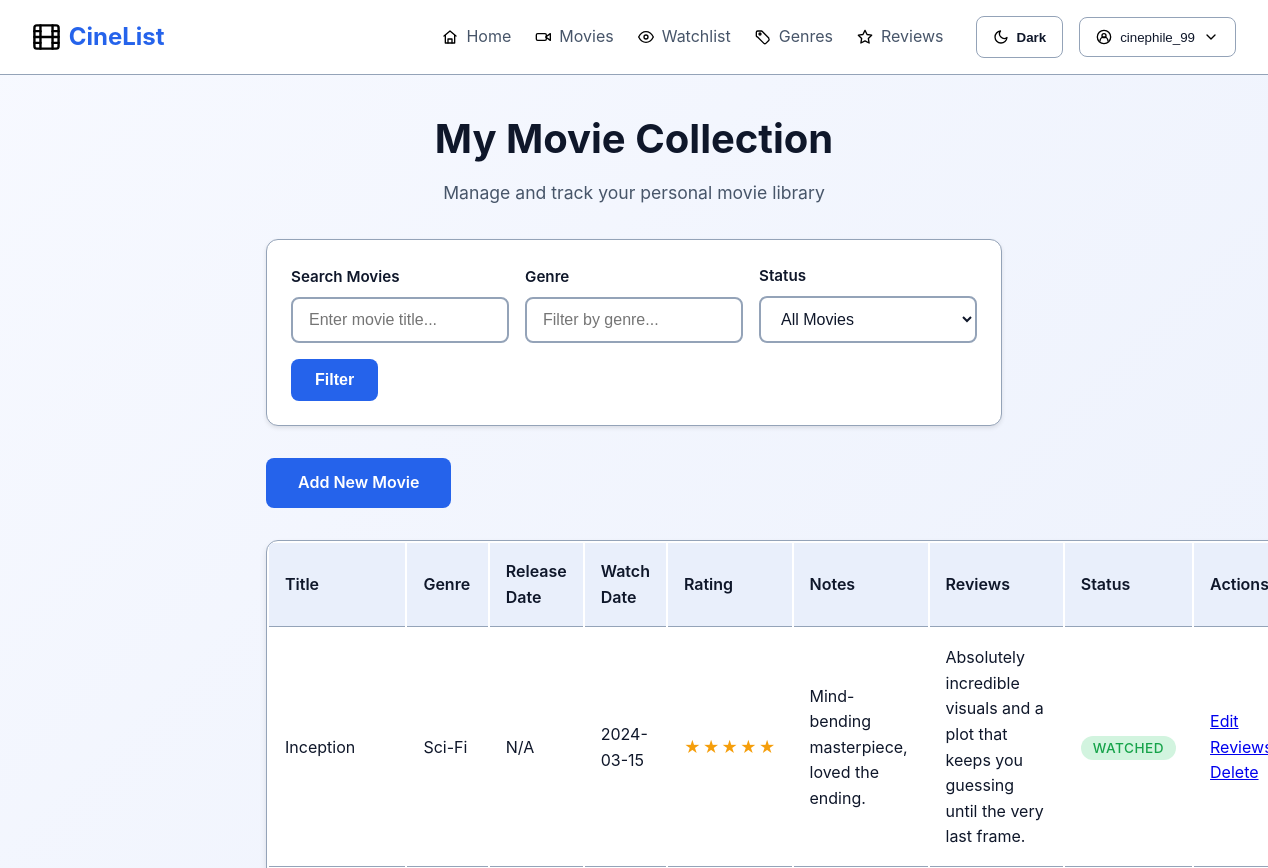
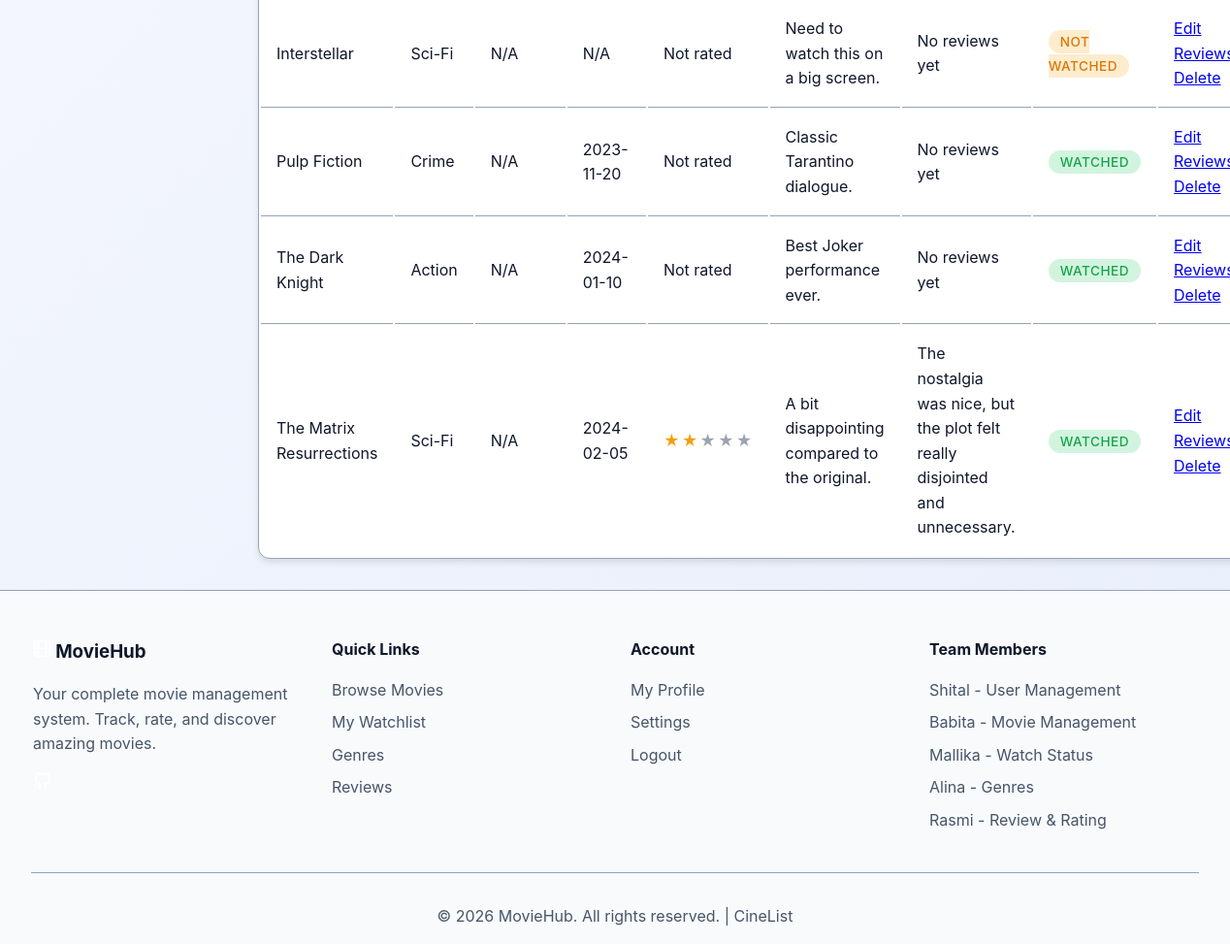
Page /movie_management/view_movies.php?all=1 (signed in) on the committed database (2 pictures, top to bottom).
### tables this page shows
CREATE TABLE Movies (
    movie_id INT PRIMARY KEY AUTO_INCREMENT,
    title VARCHAR(255) NOT NULL,
    genre VARCHAR(100) NOT NULL,
    release_date DATE,
    rating INT CHECK (rating >= 1 AND rating <= 5),
    watched BOOLEAN DEFAULT FALSE,
    watch_date DATE,              
    user_notes TEXT,              
    user_id INT NOT NULL,
    FOREIGN KEY (user_id) REFERENCES Users(user_id) ON DELETE CASCADE
);

CREATE TABLE Review (
    review_id INT PRIMARY KEY AUTO_INCREMENT,
    movie_id INT NOT NULL,        
    user_id INT NOT NULL,         
    rating INT CHECK (rating >= 1 AND rating <= 5),
    review_text VARCHAR(1000),
    is_recommended BOOLEAN,
    created_at TIMESTAMP DEFAULT CURRENT_TIMESTAMP,
    updated_at TIMESTAMP DEFAULT CURRENT_TIMESTAMP ON UPDATE CURRENT_TIMESTAMP,
    FOREIGN KEY (movie_id) REFERENCES Movies(movie_id) ON DELETE CASCADE,
    FOREIGN KEY (user_id) REFERENCES Users(user_id) ON DELETE CASCADE
);

### movie_management/MovieManager.php (called while the page is built, shortened)
<?php
class Movie
{
    public function __construct(
        ?int $movie_id,
        string $title,
        string $genre,
        ?string $release_date,
        int $watched,
        ?string $watch_date,
        ?string $user_notes,
        int $user_id
    ) {
        $this->movie_id = $movie_id;
        $this->title = $title;
        $this->genre = $genre;
        $this->release_date = $release_date;
        $this->watched = $watched;
        $this->watch_date = $watch_date;
        $this->user_notes = $user_notes;
    }
    public static function fromArray(array $data): self
    {
        return new self(
            isset($data['movie_id']) ? (int)$data['movie_id'] : null,
            $data['title'] ?? '',
            $data['genre'] ?? '',
            $data['release_date'] !== '' ? $data['release_date'] : null,
            isset($data['watched']) ? (int)$data['watched'] : 0,
            $data['watch_date'] !== '' ? $data['watch_date'] : null,
            $data['user_notes'] !== '' ? $data['user_notes'] : null,
            (int)($data['user_id'] ?? 0)
        );
    }
}
class MovieRepository
{
    private PDO $pdo;
    public function __construct(PDO $pdo)
    {
        $this->pdo = $pdo;
    }
    public function find(int $userId, bool $showAll = false, string $search = '', string $genre = '', ?int $watched = null): array
    {
        $params = [];
        $sql = "SELECT * FROM Movies";
        $sql .= " ORDER BY title ASC";
        $stmt = $this->pdo->prepare($sql);
        $stmt->execute($params);
        $moviesData = $stmt->fetchAll(PDO::FETCH_ASSOC);
        return array_map(fn($movieData) => Movie::fromArray($movieData), $moviesData);
    }
    public function getReviewsByMovieIds(array $movieIds): array
    {
        $placeholders = implode(',', array_fill(0, count($movieIds), '?'));
        $reviewSql = "SELECT * FROM Review WHERE movie_id IN ($placeholders) ORDER BY created_at DESC";
        $stmtReviews = $this->pdo->prepare($reviewSql);
        $stmtReviews->execute($movieIds);
        $allReviews = $stmtReviews->fetchAll(PDO::FETCH_ASSOC);
        $reviewsByMovie = [];
        foreach ($allReviews as $review) {
            $reviewsByMovie[$review['movie_id']][] = $review;
        }
        return $reviewsByMovie;
    }
}

### movie_management/view_movies.php (the view, shortened to what this page needs)
<?php
include('../includes/db.php');
require_once __DIR__ . '/MovieManager.php';
$basePath = '../';
$user_id = (int)$_SESSION['user_id'];
$showAll = isset($_GET['all']) && $_GET['all'] === '1';
$search = isset($_GET['search']) ? trim($_GET['search']) : '';
$genre = isset($_GET['genre']) ? trim($_GET['genre']) : '';
$watched = isset($_GET['watched']) && $_GET['watched'] !== '' ? (int)$_GET['watched'] : null;
$movieRepository = new MovieRepository($pdo);
$result = $movieRepository->find($user_id, $showAll, $search, $genre, $watched);
$movieIds = array_filter(array_map(fn($movie) => $movie->movie_id, $result), fn($id) => $id !== null);
$reviewsByMovie = $movieRepository->getReviewsByMovieIds($movieIds);
$avgRatingByMovie = [];
foreach ($reviewsByMovie as $movieId => $movieReviews) {
    $sum = 0;
    foreach ($movieReviews as $review) {
        $sum += intval($review['rating']);
    }
    $avgRatingByMovie[$movieId] = count($movieReviews) ? round($sum / count($movieReviews)) : 0;
}
?>
<!DOCTYPE html>
<html lang="en">
<head>
    <link rel="stylesheet" href="<?php echo $basePath; ?>assets/style.css">
    <link rel="stylesheet" href="<?php echo $basePath; ?>assets/manage.css">
</head>
<body>
<?php require_once $basePath . 'includes/header.php'; ?>
<div class="manage-container">
    <div class="manage-header">
        <h2>My Movie Collection</h2>
        <p>Manage and track your personal movie library</p>
    </div>
    <div class="filter-section">
        <form class="filter-form" method="GET">
            <div class="form-group">
                <label for="search">Search Movies</label>
                <input type="text" id="search" name="search" value="<?= htmlspecialchars($_GET['search'] ?? '') ?>" placeholder="Enter movie title...">
            </div>
            <div class="form-group">
                <label for="genre">Genre</label>
                <input type="text" id="genre" name="genre" value="<?= htmlspecialchars($_GET['genre'] ?? '') ?>" placeholder="Filter by genre...">
            </div>
            <div class="form-group">
                <label for="watched">Status</label>
                <select id="watched" name="watched">
                    <option value="">All Movies</option>
                </select>
            </div>
            <button type="submit" class="btn-primary">Filter</button>
        </form>
    </div>
    <div class="action-links">
        <a href="add_movies.php" class="btn-primary">Add New Movie</a>
    </div>
    <table class="manage-table">
        <thead>
            <tr>
                <th>Title</th>
                <th>Genre</th>
                <th>Release Date</th>
                <th>Watch Date</th>
                <th>Rating</th>
                <th>Notes</th>
                <th>Reviews</th>
                <th>Status</th>
                <th>Actions</th>
            </tr>
        </thead>
        <tbody>
            <?php foreach($result as $movie): ?>
            <tr>
                <td><?= htmlspecialchars($movie->title) ?></td>
                <td><?= htmlspecialchars($movie->genre) ?></td>
                <td><?= htmlspecialchars($movie->release_date) ?: 'N/A' ?></td>
                <td><?= htmlspecialchars($movie->watch_date) ?: 'N/A' ?></td>
                <td>
                    <?php if (!empty($avgRatingByMovie[$movie->movie_id])): ?>
                        <span class="rating-stars">
                            <?php for ($i = 1; $i <= 5; $i++): ?>
                                <span class="star <?= $i <= $avgRatingByMovie[$movie->movie_id] ? 'filled' : '' ?>">&#9733;</span>
                            <?php endfor; ?>
                        </span>
                    <?php else: ?>
                        Not rated
                    <?php endif; ?>
                </td>
                <td>
                    <?= htmlspecialchars($movie->user_notes ?: 'No notes') ?>
                </td>
                <td>
                    <?php if (!empty($reviewsByMovie[$movie->movie_id])): ?>
                        <div class="movie-review-list">
                            <?php foreach ($reviewsByMovie[$movie->movie_id] as $review): ?>
                                <div class="movie-review-item">
                                    <p><?= htmlspecialchars($review['review_text']) ?></p>
                                </div>
                            <?php endforeach; ?>
                        </div>
                    <?php else: ?>
                        <span class="no-reviews">No reviews yet</span>
                    <?php endif; ?>
                </td>
                <td>
                    <span class="status-badge <?= $movie->watched ? 'watched' : 'not-watched' ?>">
                        <?= $movie->watched ? 'Watched' : 'Not Watched' ?>
                    </span>
                </td>
                <td>
                    <a href="edit_movies.php?id=<?= $movie->movie_id ?>" class="action-link edit">Edit</a>
                    <a href="../review_system/review_page.php?movie_id=<?= $movie->movie_id ?>" class="action-link review">Reviews</a>
                    <a href="delete_movies.php?id=<?= $movie->movie_id ?>" class="action-link delete" onclick="return confirm('Are you sure you want to delete this movie?')">Delete</a>
                </td>
            </tr>
            <?php endforeach; ?>
        </tbody>
    </table>
</div>
<?php require_once $basePath . 'includes/footer.php'; ?>
</html>

### assets/style.css (style rules this page uses)
* { margin: 0; padding: 0; box-sizing: border-box; }
body { font-family: 'Inter', sans-serif; background: linear-gradient(135deg, var(--page-bg-start) 0%, var(--page-bg-end) 100%); color: var(--text-primary); line-height: 1.6; min-height: 100vh; transition: background 0.4s ease, color 0.3s ease; }

### assets/manage.css (style rules this page uses)
.manage-container { max-width: 800px; margin: 2rem auto; padding: 0 2rem; }
.manage-header { text-align: center; margin-bottom: 2rem; }
.manage-header h2 { font-size: 2.5rem; color: var(--text-primary); margin-bottom: 0.5rem; }
.manage-header p { color: var(--text-secondary); font-size: 1.1rem; }
.form-group { margin-bottom: 1.5rem; }
.form-group label { display: block; font-weight: 600; color: var(--text-primary); margin-bottom: 0.5rem; font-size: 0.95rem; }
.form-group input[type="text"], .form-group input[type="date"], .form-group input[type="number"], .form-group select { width: 100%; padding: 0.75rem 1rem; border: 2px solid var(--border-color); border-radius: 8px; background: var(--input-bg); color: var(--text-primary); font-size: 1rem; transition: border-color 0.3s ease, box-shadow 0.3s ease; }
.btn-primary, .btn-secondary { padding: 0.75rem 2rem; border: none; border-radius: 8px; font-size: 1rem; font-weight: 600; cursor: pointer; transition: all 0.3s ease; text-decoration: none; display: inline-block; text-align: center; }
.btn-primary { background: var(--primary-color); color: white; }
.manage-table { width: 100%; background: var(--card-bg); border: 1px solid var(--border-color); border-radius: 12px; overflow: hidden; box-shadow: 0 4px 6px rgba(0, 0, 0, 0.1); margin-top: 2rem; }
.manage-table th, .manage-table td { padding: 1rem; text-align: left; border-bottom: 1px solid var(--border-color); }
.manage-table th { background: var(--table-header-bg); font-weight: 600; color: var(--text-primary); }
.manage-table tr:last-child td { border-bottom: none; }
.filter-section { background: var(--card-bg); border: 1px solid var(--border-color); border-radius: 12px; padding: 1.5rem; margin-bottom: 2rem; box-shadow: 0 2px 4px rgba(0, 0, 0, 0.1); }
.filter-form { display: flex; gap: 1rem; align-items: end; flex-wrap: wrap; }
.filter-form .form-group { margin-bottom: 0; flex: 1; min-width: 200px; }
.filter-form .btn-primary { padding: 0.75rem 1.5rem; }
.action-links { margin-bottom: 2rem; }
.rating-stars { display: flex; gap: 0.125rem; }
.star { color: var(--star-empty); font-size: 1rem; }
.star.filled { color: var(--star-filled); }
.status-badge { padding: 0.25rem 0.75rem; border-radius: 20px; font-size: 0.85rem; font-weight: 500; text-transform: uppercase; letter-spacing: 0.5px; }
.status-badge.watched { background: var(--success-bg); color: var(--success-color); }
.status-badge.not-watched { background: var(--warning-bg); color: var(--warning-color); }

### rows in the picture
movies: title "Inception", genre "Sci-Fi", release_date "N/A", watch_date "2024-03-15", watched 1 (drawn), user_notes "Mind-bending masterpiece, loved the ending."
review: review_text "Absolutely incredible visuals and a plot that keeps you guessing until the very last frame."
movies: title "Interstellar", genre "Sci-Fi", release_date "N/A", watch_date "N/A", shows "Not rated", user_notes "Need to watch this on a big screen.", shows "No reviews yet", watched "NOT WATCHED"
movies: title "Pulp Fiction", genre "Crime", release_date "N/A", watch_date "2023-11-20", shows "Not rated", user_notes "Classic Tarantino dialogue.", shows "No reviews yet", watched "WATCHED"
movies: title "The Dark Knight", genre "Action", release_date "N/A", watch_date "2024-01-10", shows "Not rated", user_notes "Best Joker performance ever.", shows "No reviews yet", watched "WATCHED"
movies: title "The Matrix Resurrections", genre "Sci-Fi", release_date "N/A", watch_date "2024-02-05", user_notes "A bit disappointing compared to the original.", watched "WATCHED"
review: review_text "The nostalgia was nice, but the plot felt really disjointed and unnecessary."

### other values in the picture
$userName "cinephile_99"
